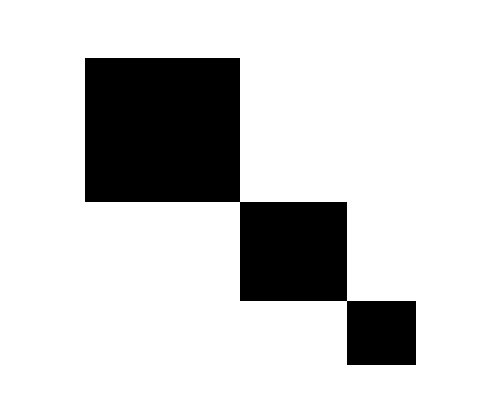
#> input picture Modulo2/Practico3/cuadrado.jpg, 500 x 404 px
$ python Practico_3.py
#> lines starting #> are read from the running program, lines starting #| are printed output that depends on the picture; after the words box and inside, x2 and y2 are one past the last pixel; in counts of white or black regions, pixels touching at a corner belong together
# -*- coding: utf-8 -*-
"""
Created on Sun Nov 13 12:24:34 2022

@author: Juan Pablo Manzano
"""
#   Practico N°3

# =============================================================================
# Ejercicio N°1
# =============================================================================

from PIL import Image
import numpy as np
import cv2

red = Image.new('RGB', (600,800),color = 'red')

green = Image.new('RGB', (600,800),color = 'green')

yellow = Image.new('RGB', (600,800),color = 'yellow')

red.save('rojo.jpg')
green.save('verde.jpg')
yellow.save('amarillo.jpg')


# =============================================================================
# Ejercicio N°2
# =============================================================================

cuadrado = Image.open('cuadrado.jpg')
#> cuadrado is the input picture: PIL image 500x404 RGB; min 0, max 255, mean 207.9

alto,ancho = cuadrado.size
#> alto = 500; ancho = 404

pixels = np.array(cuadrado)

for i in range(ancho):
    for j in range(alto):
        if pixels[i,j][0] != 255 or pixels[i,j][1] != 255 or pixels[i,j][2] != 255:
            pixels[i,j][1] = 255
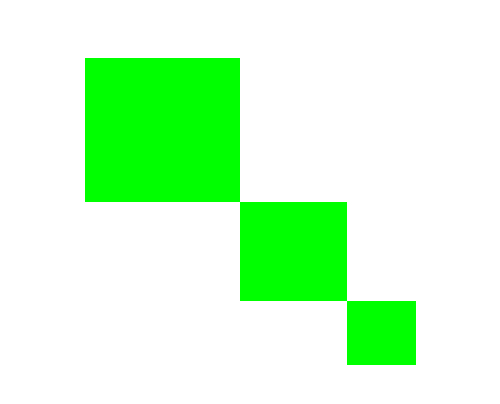
#> pixels: shape (404, 500, 3); 18.5% of pixels changed, all inside (x1, y1, x2, y2) = (80, 57, 416, 368)

cuadrado_verde = Image.fromarray(pixels)

cuadrado_verde.show()

# =============================================================================
# Ejercicio N°3
# =============================================================================

arcoiris = Image.new('RGB',(600,300),color = 'white')
#> arcoiris: PIL image 600x300 RGB; every value is 255

alto,ancho = arcoiris.size
#> alto = 600; ancho = 300
p = np.array(arcoiris)

for i in range(alto):
    for j in range(ancho):
        if j < 50:
            p[j,i] = (255,100,0)
        if j >= 50:
            p[j,i] = (0,255,0)
        if j >= 100:
            p[j,i] = (10,0,255)
        if j >= 150:
            p[j,i] = (100,0,210)
        if j >= 200:
            p[j,i] = (100,100,35)
        if j >= 250:
            p[j,i] = (30,200,100)

arco = Image.fromarray(p)

arco.show()

# =============================================================================
# Ejercicio N°4
# =============================================================================

def saturar (img,s):
#> called with img = 'cuadrado.jpg', s = 1
    imagen = Image.open(img)
    alto,ancho = imagen.size
#> alto = 500; ancho = 404
    matriz = np.array(imagen.convert('HSV'))
    for i in range(ancho):
        for j in range(alto):
            matriz[i,j][1] = s
    return(Image.fromarray(matriz).show())

saturar('cuadrado.jpg',1)


# =============================================================================
# Ejercicio N°5
# =============================================================================


matriz_base = np.full((600,800,3),125,dtype = 'uint8')
#> matriz_base: shape (600, 800, 3); every value is 125

# cv2.imshow('matriz',matriz_base)
# cv2.waitKey(0)
# cv2.destroyAllWindows()


alto,ancho,dim = matriz_base.shape
#> ancho = 800; dim = 3
for i in range(alto):
    for j in range(ancho):
        matriz_base[i,j] = (0,250,0)    # El alto y ancho es al reves que pillow

cv2.imwrite('verde_cv.jpg',matriz_base)

for i in range(alto):
    for j in range(ancho):
        matriz_base[i,j] = (0,0,255)

cv2.imwrite('rojo_cv.jpg',matriz_base)

for i in range(alto):
    for j in range(ancho):
        matriz_base[i,j] = (0,255,255)

cv2.imwrite('amarillo_cv.jpg',matriz_base)

# =============================================================================
# Ejercicio N°6
# =============================================================================

p = np.full((500,300,3),125,dtype = 'uint8')
alto,ancho,dim = p.shape

for i in range(alto):
    for j in range(ancho):
        if j < 50:
            p[i,j] = (255,100,0)
        if j >= 50:
            p[i,j] = (0,255,0)
        if j >= 100:
            p[i,j] = (10,0,255)
        if j >= 150:
            p[i,j] = (100,0,210)
        if j >= 200:
            p[i,j] = (100,100,35)
        if j >= 250:
            p[i,j] = (30,200,100)

cv2.imwrite('verticales.jpg',p)

# =============================================================================
# Ejercicio N°7
# =============================================================================

p = np.full((600,600,3),125,dtype = 'uint8')
alto,ancho,dim = p.shape

r = int(input("ingrese el valor RGB para canal ROJO"))
#> the answer given: 3
g = int(input("ingrese el valor RGB para canal VERDE"))
#> the answer given: 3
b = int(input("ingrese el valor RGB para canal AZUL"))
#> the answer given: 3


for i in range(alto):
    for j in range(ancho):
        if i > 250 and i < 350 and j > 250 and j < 350:
            p[i,j]= (0,0,0)
        else:
            p[i,j]= (b,g,r)


cv2.imshow('imagen',p)
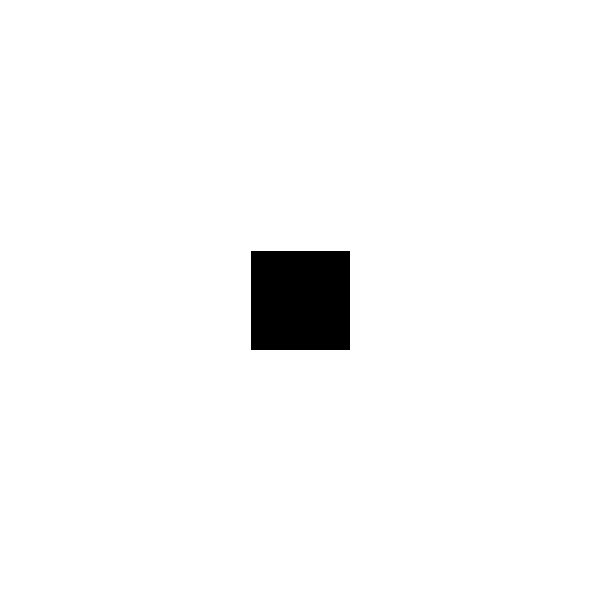
#> window 'imagen': shape (600, 600, 3); values 0 (black) and 3 (white), 97.3% white; 1 black region, box (x1, y1, x2, y2) and area: (251, 251, 350, 350) 9801
cv2.waitKey(0)
cv2.destroyAllWindows()

# =============================================================================
# Ejercicio N°8
# =============================================================================

img = cv2.imread('puros.png')
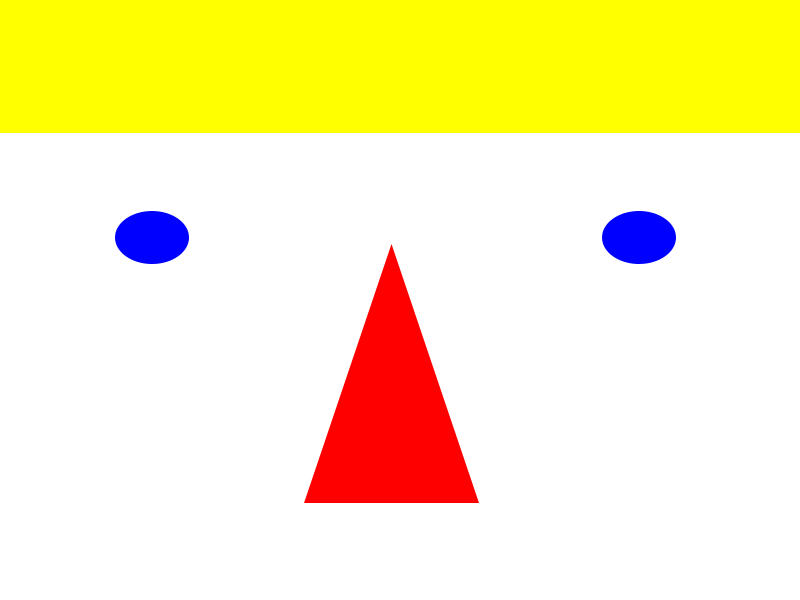
#> input picture Modulo2/Practico3/puros.png, 800 x 600 px
#> img is the input picture: shape (600, 800, 3); mean B, G, R 186.4, 239.7, 251.7

alto,ancho,dim = img.shape

# print(img[int(alto/2),int(ancho/2)]) # es rojo pleno (0,0,255)

for i in range(alto):
    for j in range(ancho):
        if img[i,j][0] == 0 and img[i,j][1] == 0 and img[i,j][2] == 255:
            img[i,j] = (0,255,255)
#> img: shape (600, 800, 3); 4.65% of pixels changed, all inside (x1, y1, x2, y2) = (305, 246, 478, 503)

cv2.imshow('imagen',img)  # No se porque se ve una pequeña linea roja
cv2.waitKey(0)
cv2.destroyAllWindows()

# =============================================================================
# Ejercicio N°9
# =============================================================================

def padding (imagen,n):
#> called with imagen = 'rojo_cv.jpg', n = 50
    img = cv2.imread(imagen)
    alto,ancho,dim = img.shape
#> alto = 600; ancho = 800; dim = 3
    p_nueva = np.full((alto+2*n,ancho+2*n,3),255,dtype = 'uint8')
    for i in range(alto+(2*n)):
        for j in range(ancho+(2*n)):
            if i >= n and i < alto+n:
                if j >= n  and j < ancho+n:
                    p_nueva[i,j] = img[i-n,j-n]

    return(cv2.imwrite('imagen_padding.jpg',p_nueva))


padding('rojo_cv.jpg', 50)

# =============================================================================
# Ejercicio N°10
# =============================================================================

img = cv2.imread('puros.png')

alto,ancho,dim = img.shape

for i in range(alto):
    for j in range(ancho):
        img[i,j][0] = 255 - img[i,j][0]
        img[i,j][1] = 255 - img[i,j][1]
        img[i,j][2] = 255 - img[i,j][2]

cv2.imshow('imagen',img)  # No se porque se ve una pequeña linea roja
cv2.waitKey(0)
cv2.destroyAllWindows()

# =============================================================================
# Ejercicio N°11
# =============================================================================

# Segun entiendo, debemos hacer una funcion para quitar el canal del color rojo
# verde o azul. Pero esto no significa que solo vaya a afecatar al color rojo.
# Porque por ejemplo, el naranja tambien tiene x cantidad del canal rojo

def quitar_rojo (imagen):
#> called with imagen = 'puros.png'
    img = cv2.imread(imagen)
    alto,ancho,dim = img.shape
#> alto = 600; ancho = 800; dim = 3
    for i in range(alto):
        for j in range(ancho):
            img[i,j][2] = 0
    return(cv2.imwrite('sin_rojo.jpg',img))

quitar_rojo('puros.png')

def quitar_verde (imagen):
    img = cv2.imread(imagen)
    alto,ancho,dim = img.shape
    for i in range(alto):
        for j in range(ancho):
            img[i,j][1] = 0
    return(cv2.imwrite('sin_verde.jpg',img))

def quitar_azul (imagen):
    img = cv2.imread(imagen)
    alto,ancho,dim = img.shape
    for i in range(alto):
        for j in range(ancho):
            img[i,j][0] = 0
    return(cv2.imwrite('sin_azul.jpg',img))

# =============================================================================
# Ejercicio N°12
# =============================================================================

def hamming_pal (a,b):
    cuenta = 0
    for i in range(len(a)):
        if  a[i] != b[i]:
            cuenta = cuenta + 1
    return(cuenta)

# =============================================================================
# Ejercicio N°13
# =============================================================================

def hamming (a,b):
#> called with a = 'r1.jpg', b = 'r2.jpg'
    imga = cv2.imread(a)
#> imga: shape (600, 600, 3); min 0, max 255, mean 126.9
    imgb = cv2.imread(b)
#> imgb: shape (600, 600, 3); min 0, max 255, mean 127.2
    alto,ancho,dim = imga.shape
#> alto = 600
    contador = 0
    for i in range(alto):
        for j in range(ancho):
            if imga[i,j][0] != imgb[i,j][0] and imga[i,j][1] != imgb[i,j][1] and imga[i,j][2] != imgb[i,j][2]:
                contador = contador + 1
    return(contador)

# =============================================================================
# Ejercicio N°14
# =============================================================================

p1 = np.random.randint(255,size=(600,600),dtype = np.uint8)
p2 = np.random.randint(255,size=(600,600),dtype = np.uint8)

cv2.imwrite('r1.jpg',p1)
cv2.imwrite('r2.jpg',p2)

hamming('r1.jpg', 'r2.jpg')

# =============================================================================
# Ejercicio N°15
# =============================================================================

img = cv2.imread('perro.jpg')
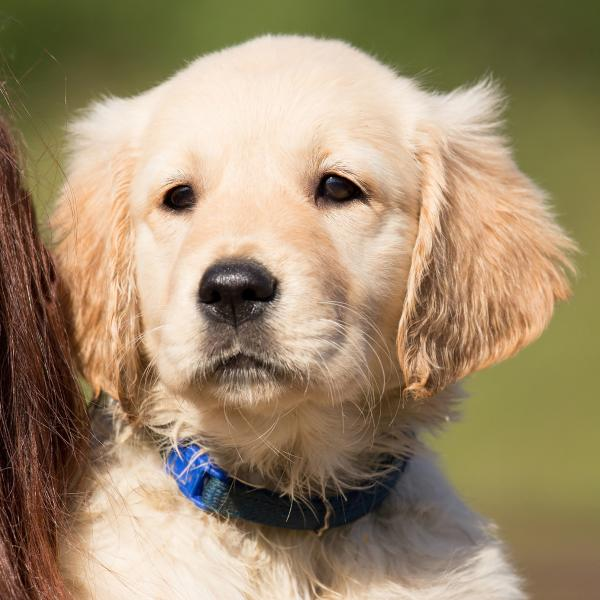
#> input picture Modulo2/Practico3/perro.jpg, 600 x 600 px
#> img is the input picture: shape (600, 600, 3); mean B, G, R 109, 139, 159

alto,ancho,dim = img.shape
red = np.full(img.shape,0,dtype = 'uint8')
green = np.full(img.shape,0,dtype = 'uint8')
blue = np.full(img.shape,0,dtype = 'uint8')

for i in range(alto):
    for j in range(ancho):
        blue[i,j][0] = img[i,j][0]
        green[i,j][1] = img[i,j][1]
        red[i,j][2] = img[i,j][2]
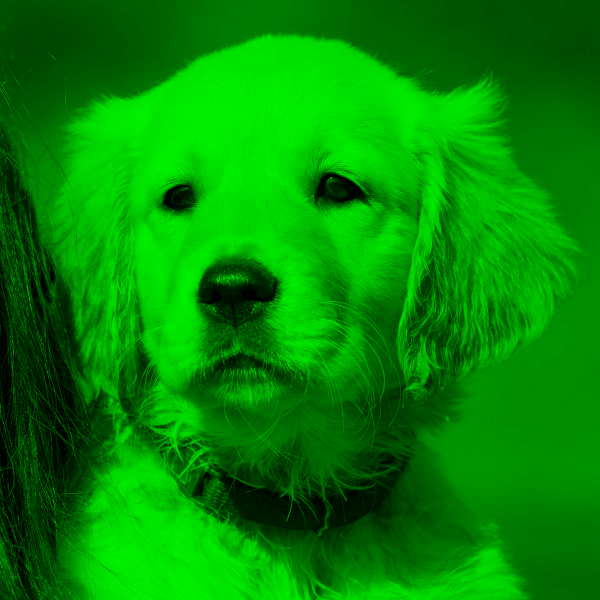
#> green: shape (600, 600, 3); mean B, G, R 0, 139, 0
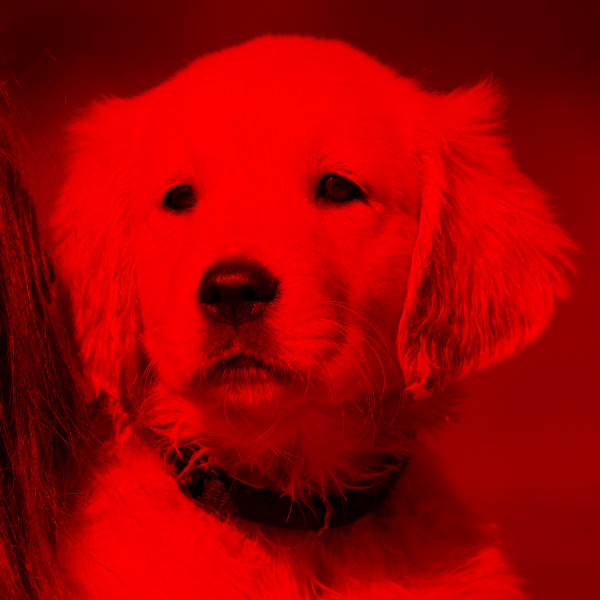
#> red: shape (600, 600, 3); mean B, G, R 0, 0, 159

canales_imagen = np.concatenate((red,green,blue),axis=1)

cv2.imshow('imagen',canales_imagen)
cv2.waitKey(0)
cv2.destroyAllWindows()

# [57 lines of commented-out code are left out]

def escala_grises (imagen,retorno,metodo = 'c'):
#> called with imagen = 'perro.jpg', retorno = 'disco', metodo = 'c'
    img = cv2.imread(imagen)
    alto,ancho,dim = img.shape

    if metodo == 'a': # Promedio
        for i in range(alto):
            for j in range(ancho):
                 gris = (img[i,j][0] + img[i,j][1] + img[i,j][2])/3
                 img[i,j][0] = gris
                 img[i,j][1] = gris
                 img[i,j][2] = gris
        if retorno == 'disco':
            return(cv2.imwrite('imagen_grises.jpg',img))
        if retorno == 'imagen':
            return(cv2.imshow('imagen',img))

    if metodo == 'b': # LUMA
        for i in range(alto):
            for j in range(ancho):
                gris = (img[i,j][0]*0.0722 + img[i,j][1]*0.7152 + img[i,j][2]*0.2126)/3
                img[i,j][0] = gris
                img[i,j][1] = gris
                img[i,j][2] = gris
        if retorno == 'disco':
            return(cv2.imwrite('imagen_grises.jpg',img))
        if retorno == 'imagen':
            return(cv2.imshow('imagen',img))

    if metodo == 'c': # Desaturacion Min/Max
        for i in range(alto):
            for j in range(ancho):
                gris = (max(img[i,j][0],img[i,j][1],img[i,j][2]) + min(img[i,j][0],img[i,j][1],img[i,j][2]))/2
                img[i,j][0] = gris
                img[i,j][1] = gris
                img[i,j][2] = gris
        if retorno == 'disco':
            return(cv2.imwrite('imagen_grises.jpg',img))
        if retorno == 'imagen':
            return(cv2.imshow('imagen',img))

    if metodo == 'd': # Unico canal
        img2 = np.full((alto,ancho,1),125,dtype = 'uint8')
        for i in range(alto):
            for j in range(ancho):
                gris = (img[i,j][0] + img[i,j][1] + img[i,j][2])/3
                img2[i,j][0] = gris
        if retorno == 'disco':
            return(cv2.imwrite('imagen_grises.jpg',img2))
        if retorno == 'imagen':
            return(cv2.imshow('imagen',img2))

escala_grises('perro.jpg', 'disco','c') # NUNCA ME FUNCIONO VER POR PANTALLA LA IMAGEN DESDE UNA FUNCION, SE CRASHEA EL PROGRAMA

# =============================================================================
# Ejercicio N°17
# =============================================================================

img = cv2.imread('perro.jpg')
alto,ancho,dim = img.shape

# SEPIA

for i in range(alto):
    for j in range(ancho):
        b = img[i,j][0]
        g = img[i,j][1]
        r = img[i,j][2]
        img[i,j][0] = r*0.272 + g*0.534 + b*0.131
        img[i,j][1] = r*0.349 + g*0.686 + b*0.168
        img[i,j][2] = r*0.393 + g*0.769 + b*0.189
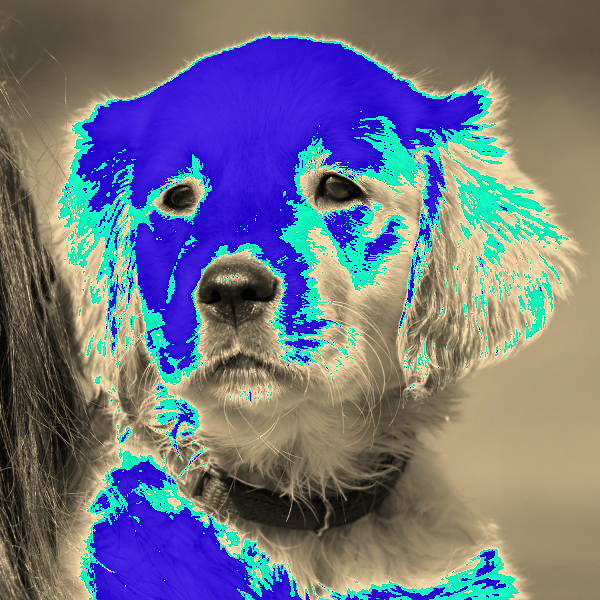
#> img: shape (600, 600, 3); mean B, G, R 131.2, 116.6, 113.2

cv2.imshow('imagen',img)
cv2.waitKey(0)
cv2.destroyAllWindows()
